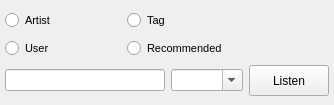
<?xml version="1.0" encoding="UTF-8"?>
<ui version="4.0">
 <class>GUI_LFMRadioWidget</class>
 <widget class="QDockWidget" name="GUI_LFMRadioWidget">
  <property name="geometry">
   <rect>
    <x>0</x>
    <y>0</y>
    <width>334</width>
    <height>105</height>
   </rect>
  </property>
  <property name="sizePolicy">
   <sizepolicy hsizetype="MinimumExpanding" vsizetype="Minimum">
    <horstretch>0</horstretch>
    <verstretch>0</verstretch>
   </sizepolicy>
  </property>
  <property name="minimumSize">
   <size>
    <width>325</width>
    <height>105</height>
   </size>
  </property>
  <property name="maximumSize">
   <size>
    <width>524287</width>
    <height>105</height>
   </size>
  </property>
  <property name="features">
   <set>QDockWidget::DockWidgetClosable|QDockWidget::DockWidgetVerticalTitleBar</set>
  </property>
  <property name="allowedAreas">
   <set>Qt::AllDockWidgetAreas</set>
  </property>
  <property name="windowTitle">
   <string notr="true">Last.fm</string>
  </property>
  <widget class="QWidget" name="dockWidgetContents">
   <property name="sizePolicy">
    <sizepolicy hsizetype="MinimumExpanding" vsizetype="Preferred">
     <horstretch>0</horstretch>
     <verstretch>0</verstretch>
    </sizepolicy>
   </property>
   <property name="minimumSize">
    <size>
     <width>300</width>
     <height>0</height>
    </size>
   </property>
   <property name="maximumSize">
    <size>
     <width>16777215</width>
     <height>105</height>
    </size>
   </property>
   <layout class="QGridLayout" name="gridLayout">
    <property name="leftMargin">
     <number>5</number>
    </property>
    <property name="rightMargin">
     <number>5</number>
    </property>
    <item row="0" column="0">
     <widget class="QRadioButton" name="rb_artist">
      <property name="font">
       <font>
        <pointsize>8</pointsize>
       </font>
      </property>
      <property name="focusPolicy">
       <enum>Qt::NoFocus</enum>
      </property>
      <property name="text">
       <string>Artist</string>
      </property>
     </widget>
    </item>
    <item row="0" column="1">
     <widget class="QRadioButton" name="rb_tag">
      <property name="font">
       <font>
        <pointsize>8</pointsize>
       </font>
      </property>
      <property name="focusPolicy">
       <enum>Qt::NoFocus</enum>
      </property>
      <property name="text">
       <string>Tag</string>
      </property>
     </widget>
    </item>
    <item row="2" column="0" colspan="3">
     <layout class="QHBoxLayout" name="horizontalLayout">
      <item>
       <widget class="QLineEdit" name="le_text">
        <property name="focusPolicy">
         <enum>Qt::ClickFocus</enum>
        </property>
       </widget>
      </item>
      <item>
       <widget class="QComboBox" name="cb_friends">
        <property name="focusPolicy">
         <enum>Qt::ClickFocus</enum>
        </property>
        <property name="editable">
         <bool>true</bool>
        </property>
       </widget>
      </item>
      <item>
       <widget class="QPushButton" name="btn_listen">
        <property name="minimumSize">
         <size>
          <width>0</width>
          <height>0</height>
         </size>
        </property>
        <property name="maximumSize">
         <size>
          <width>80</width>
          <height>200</height>
         </size>
        </property>
        <property name="focusPolicy">
         <enum>Qt::TabFocus</enum>
        </property>
        <property name="text">
         <string>Listen</string>
        </property>
        <property name="iconSize">
         <size>
          <width>18</width>
          <height>18</height>
         </size>
        </property>
       </widget>
      </item>
     </layout>
    </item>
    <item row="1" column="0">
     <widget class="QRadioButton" name="rb_user">
      <property name="font">
       <font>
        <pointsize>8</pointsize>
       </font>
      </property>
      <property name="focusPolicy">
       <enum>Qt::NoFocus</enum>
      </property>
      <property name="text">
       <string>User</string>
      </property>
     </widget>
    </item>
    <item row="1" column="1">
     <widget class="QRadioButton" name="rb_recom">
      <property name="font">
       <font>
        <pointsize>8</pointsize>
       </font>
      </property>
      <property name="focusPolicy">
       <enum>Qt::NoFocus</enum>
      </property>
      <property name="text">
       <string>Recommended</string>
      </property>
     </widget>
    </item>
    <item row="0" column="2" rowspan="2">
     <widget class="QLabel" name="lab_lfm">
      <property name="sizePolicy">
       <sizepolicy hsizetype="Preferred" vsizetype="Expanding">
        <horstretch>0</horstretch>
        <verstretch>0</verstretch>
       </sizepolicy>
      </property>
      <property name="minimumSize">
       <size>
        <width>80</width>
        <height>50</height>
       </size>
      </property>
      <property name="maximumSize">
       <size>
        <width>80</width>
        <height>50</height>
       </size>
      </property>
      <property name="text">
       <string/>
      </property>
     </widget>
    </item>
   </layout>
  </widget>
 </widget>
 <resources/>
 <connections>
  <connection>
   <sender>le_text</sender>
   <signal>returnPressed()</signal>
   <receiver>btn_listen</receiver>
   <slot>click()</slot>
   <hints>
    <hint type="sourcelabel">
     <x>91</x>
     <y>80</y>
    </hint>
    <hint type="destinationlabel">
     <x>287</x>
     <y>80</y>
    </hint>
   </hints>
  </connection>
 </connections>
</ui>
